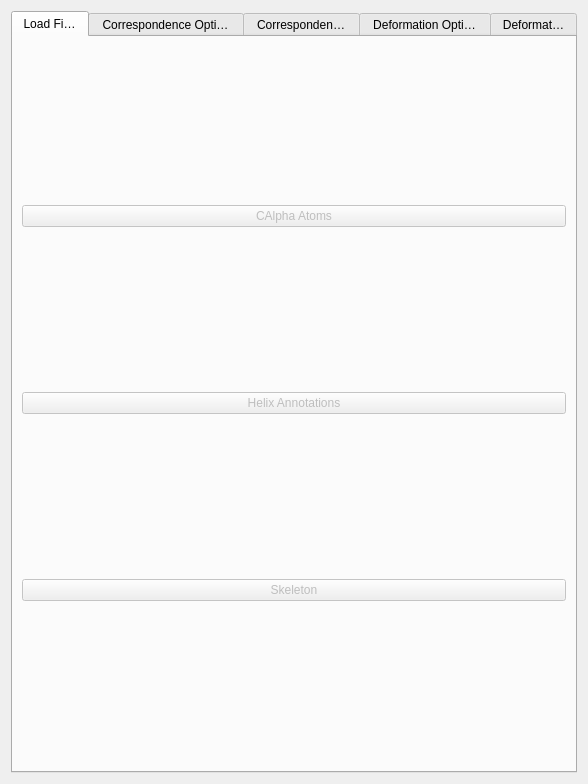
<?xml version="1.0" encoding="UTF-8"?>
<ui version="4.0">
 <class>DialogCAlphaFlexibleFitting</class>
 <widget class="QDialog" name="DialogCAlphaFlexibleFitting">
  <property name="geometry">
   <rect>
    <x>0</x>
    <y>0</y>
    <width>588</width>
    <height>784</height>
   </rect>
  </property>
  <property name="windowTitle">
   <string>Dialog</string>
  </property>
  <layout class="QVBoxLayout" name="verticalLayout">
   <item>
    <widget class="QTabWidget" name="tabWidget">
     <property name="tabPosition">
      <enum>QTabWidget::North</enum>
     </property>
     <property name="currentIndex">
      <number>0</number>
     </property>
     <property name="elideMode">
      <enum>Qt::ElideRight</enum>
     </property>
     <widget class="QWidget" name="tabLoadFiles">
      <property name="enabled">
       <bool>false</bool>
      </property>
      <attribute name="title">
       <string>Load Files</string>
      </attribute>
      <layout class="QVBoxLayout" name="verticalLayout_2">
       <item>
        <widget class="QPushButton" name="pushButtonLoadFilesCAlphaAtoms">
         <property name="text">
          <string>CAlpha Atoms</string>
         </property>
        </widget>
       </item>
       <item>
        <widget class="QPushButton" name="pushButtonLoadFilesHelixAnnotations">
         <property name="text">
          <string>Helix Annotations</string>
         </property>
        </widget>
       </item>
       <item>
        <widget class="QPushButton" name="pushButtonLoadFilesSkeleton">
         <property name="text">
          <string>Skeleton</string>
         </property>
        </widget>
       </item>
      </layout>
     </widget>
     <widget class="QWidget" name="tabCorrespondenceOptions">
      <property name="enabled">
       <bool>false</bool>
      </property>
      <attribute name="title">
       <string>Correspondence Options</string>
      </attribute>
      <layout class="QVBoxLayout" name="verticalLayout_3">
       <item>
        <layout class="QFormLayout" name="formLayoutCorrespondenceOptions">
         <property name="labelAlignment">
          <set>Qt::AlignRight|Qt::AlignTrailing|Qt::AlignVCenter</set>
         </property>
         <property name="formAlignment">
          <set>Qt::AlignCenter</set>
         </property>
         <item row="1" column="0">
          <widget class="QLabel" name="labelMaximumAlignments">
           <property name="text">
            <string>Maximum Alignments</string>
           </property>
          </widget>
         </item>
         <item row="1" column="1">
          <widget class="QSpinBox" name="spinBoxMaximumAlignments">
           <property name="minimum">
            <number>1</number>
           </property>
           <property name="maximum">
            <number>100</number>
           </property>
           <property name="value">
            <number>5</number>
           </property>
          </widget>
         </item>
         <item row="3" column="0">
          <widget class="QLabel" name="labelHelixCentroidDifference">
           <property name="text">
            <string>Helix Centroid Difference</string>
           </property>
          </widget>
         </item>
         <item row="2" column="0">
          <widget class="QLabel" name="labelHelixLengthDifference">
           <property name="text">
            <string>Helix Length Difference</string>
           </property>
          </widget>
         </item>
         <item row="2" column="1">
          <widget class="QSpinBox" name="spinBoxHelixLengthDifference">
           <property name="suffix">
            <string> Å</string>
           </property>
           <property name="maximum">
            <number>50</number>
           </property>
           <property name="value">
            <number>5</number>
           </property>
          </widget>
         </item>
         <item row="3" column="1">
          <widget class="QSpinBox" name="spinBoxHelixCentroidDifference">
           <property name="suffix">
            <string> Å</string>
           </property>
           <property name="maximum">
            <number>50</number>
           </property>
           <property name="value">
            <number>5</number>
           </property>
          </widget>
         </item>
         <item row="4" column="0">
          <widget class="QLabel" name="labelJoinAngleDifference">
           <property name="text">
            <string>Joint Angle Difference</string>
           </property>
          </widget>
         </item>
         <item row="4" column="1">
          <widget class="QSpinBox" name="spinBoxJointAngleDifference">
           <property name="suffix">
            <string>°</string>
           </property>
           <property name="maximum">
            <number>180</number>
           </property>
           <property name="value">
            <number>30</number>
           </property>
          </widget>
         </item>
         <item row="5" column="0">
          <widget class="QLabel" name="labelDihedralAngleDifference">
           <property name="text">
            <string>Dihedral Angle Difference</string>
           </property>
          </widget>
         </item>
         <item row="5" column="1">
          <widget class="QSpinBox" name="spinBoxDihedralAngleDifference">
           <property name="suffix">
            <string>°</string>
           </property>
           <property name="maximum">
            <number>180</number>
           </property>
           <property name="value">
            <number>30</number>
           </property>
          </widget>
         </item>
        </layout>
       </item>
       <item>
        <layout class="QHBoxLayout" name="horizontalLayoutCorrespondenceOptions">
         <item>
          <widget class="QPushButton" name="pushButtonCorrespondenceOptionsCalculate">
           <property name="text">
            <string>Calculate</string>
           </property>
          </widget>
         </item>
        </layout>
       </item>
      </layout>
     </widget>
     <widget class="QWidget" name="tabCorrespondences">
      <property name="enabled">
       <bool>false</bool>
      </property>
      <attribute name="title">
       <string>Correspondences</string>
      </attribute>
      <layout class="QVBoxLayout" name="verticalLayout_4">
       <item>
        <layout class="QFormLayout" name="formLayoutCorrespodences">
         <property name="formAlignment">
          <set>Qt::AlignCenter</set>
         </property>
         <item row="0" column="1">
          <widget class="QComboBox" name="comboBoxAlignment"/>
         </item>
         <item row="0" column="0">
          <widget class="QLabel" name="labelAlignment">
           <property name="text">
            <string>Alignment</string>
           </property>
          </widget>
         </item>
        </layout>
       </item>
       <item>
        <widget class="QTableWidget" name="tableWidgetCorrespondences">
         <property name="layoutDirection">
          <enum>Qt::LeftToRight</enum>
         </property>
         <property name="verticalScrollBarPolicy">
          <enum>Qt::ScrollBarAlwaysOn</enum>
         </property>
         <property name="editTriggers">
          <set>QAbstractItemView::NoEditTriggers</set>
         </property>
         <attribute name="horizontalHeaderCascadingSectionResizes">
          <bool>true</bool>
         </attribute>
         <attribute name="horizontalHeaderStretchLastSection">
          <bool>true</bool>
         </attribute>
         <attribute name="verticalHeaderDefaultSectionSize">
          <number>20</number>
         </attribute>
         <attribute name="verticalHeaderMinimumSectionSize">
          <number>20</number>
         </attribute>
         <attribute name="verticalHeaderStretchLastSection">
          <bool>false</bool>
         </attribute>
         <column>
          <property name="text">
           <string>Cluster</string>
          </property>
          <property name="textAlignment">
           <set>AlignHCenter|AlignVCenter|AlignCenter</set>
          </property>
         </column>
         <column>
          <property name="text">
           <string>CAlpha Helix #</string>
          </property>
          <property name="textAlignment">
           <set>AlignHCenter|AlignVCenter|AlignCenter</set>
          </property>
         </column>
         <column>
          <property name="text">
           <string>Volume Helix #</string>
          </property>
          <property name="textAlignment">
           <set>AlignHCenter|AlignVCenter|AlignCenter</set>
          </property>
         </column>
         <column>
          <property name="text">
           <string>Direction</string>
          </property>
          <property name="textAlignment">
           <set>AlignHCenter|AlignVCenter|AlignCenter</set>
          </property>
         </column>
        </widget>
       </item>
       <item>
        <widget class="Line" name="lineAlignToCluster">
         <property name="orientation">
          <enum>Qt::Horizontal</enum>
         </property>
        </widget>
       </item>
       <item>
        <widget class="QGroupBox" name="formAlignToCluster">
         <property name="title">
          <string>Align to Cluster</string>
         </property>
         <layout class="QFormLayout" name="formLayout_5">
          <property name="fieldGrowthPolicy">
           <enum>QFormLayout::FieldsStayAtSizeHint</enum>
          </property>
          <item row="0" column="0">
           <widget class="QLabel" name="labelCluster">
            <property name="text">
             <string>Cluster</string>
            </property>
           </widget>
          </item>
          <item row="0" column="1">
           <widget class="QComboBox" name="comboBoxCluster"/>
          </item>
          <item row="1" column="1">
           <widget class="QPushButton" name="pushButtonCorrespondencesAlignToCluster">
            <property name="text">
             <string>Align</string>
            </property>
            <property name="checkable">
             <bool>true</bool>
            </property>
           </widget>
          </item>
         </layout>
        </widget>
       </item>
       <item>
        <widget class="Line" name="lineMergeClusters">
         <property name="orientation">
          <enum>Qt::Horizontal</enum>
         </property>
        </widget>
       </item>
       <item>
        <widget class="QGroupBox" name="formMergeClusters">
         <property name="title">
          <string>Merge Clusters</string>
         </property>
         <layout class="QFormLayout" name="formLayout">
          <property name="fieldGrowthPolicy">
           <enum>QFormLayout::FieldsStayAtSizeHint</enum>
          </property>
          <property name="formAlignment">
           <set>Qt::AlignCenter</set>
          </property>
          <item row="1" column="0">
           <widget class="QLabel" name="labelFirstCluster">
            <property name="text">
             <string>First Cluster</string>
            </property>
           </widget>
          </item>
          <item row="1" column="1">
           <widget class="QComboBox" name="comboBoxFirstCluster"/>
          </item>
          <item row="2" column="0">
           <widget class="QLabel" name="labelSecondCluster">
            <property name="text">
             <string>Second Cluster</string>
            </property>
           </widget>
          </item>
          <item row="2" column="1">
           <widget class="QComboBox" name="comboBoxSecondCluster"/>
          </item>
          <item row="3" column="1">
           <widget class="QPushButton" name="pushButtonCorrespondencesMerge">
            <property name="text">
             <string>Merge</string>
            </property>
           </widget>
          </item>
         </layout>
        </widget>
       </item>
       <item>
        <widget class="Line" name="lineManualCorrespondence">
         <property name="orientation">
          <enum>Qt::Horizontal</enum>
         </property>
        </widget>
       </item>
       <item>
        <widget class="QGroupBox" name="formManualCorresponence">
         <property name="title">
          <string>Manual Correspondence</string>
         </property>
         <layout class="QVBoxLayout" name="verticalLayoutCorrespondences">
          <item>
           <widget class="QLabel" name="labelMatch">
            <property name="text">
             <string>Correspond currently selected CAlpha and Volume helices to create a new cluster.</string>
            </property>
            <property name="wordWrap">
             <bool>true</bool>
            </property>
           </widget>
          </item>
          <item>
           <widget class="QPushButton" name="pushButtonCorrespondencesManualCorrespondence">
            <property name="text">
             <string>Correspond</string>
            </property>
           </widget>
          </item>
         </layout>
        </widget>
       </item>
       <item>
        <widget class="Line" name="lineFlipCorrespondenceDirection">
         <property name="orientation">
          <enum>Qt::Horizontal</enum>
         </property>
        </widget>
       </item>
       <item>
        <widget class="QGroupBox" name="formFlipCorrespondenceDirection">
         <property name="title">
          <string>Flip Corresponence Direction</string>
         </property>
         <layout class="QFormLayout" name="formLayout_6">
          <property name="fieldGrowthPolicy">
           <enum>QFormLayout::FieldsStayAtSizeHint</enum>
          </property>
          <item row="0" column="0" colspan="2">
           <widget class="QLabel" name="labelFlipCorrespondenceDirection">
            <property name="text">
             <string>Flip direction of currently selected Volume and CAlpha helix correspondence.</string>
            </property>
           </widget>
          </item>
          <item row="1" column="0" colspan="2">
           <widget class="QPushButton" name="pushButtonCorrespondencesFlipCorrespondence">
            <property name="text">
             <string>Flip</string>
            </property>
           </widget>
          </item>
         </layout>
        </widget>
       </item>
       <item>
        <widget class="Line" name="linePreviewCorrespondences">
         <property name="orientation">
          <enum>Qt::Horizontal</enum>
         </property>
        </widget>
       </item>
       <item>
        <widget class="QLabel" name="labelConfirmCorrespondences">
         <property name="text">
          <string>Confirm Correspondences</string>
         </property>
        </widget>
       </item>
       <item>
        <layout class="QHBoxLayout" name="horizontalLayoutCorrespondenceConfirmation">
         <item>
          <widget class="QPushButton" name="pushButtonCorrespondencesPreview">
           <property name="text">
            <string>Preview</string>
           </property>
           <property name="checkable">
            <bool>true</bool>
           </property>
           <property name="default">
            <bool>false</bool>
           </property>
           <property name="flat">
            <bool>false</bool>
           </property>
          </widget>
         </item>
         <item>
          <widget class="QPushButton" name="pushButtonCorrespondencesReject">
           <property name="text">
            <string>Reject</string>
           </property>
          </widget>
         </item>
         <item>
          <widget class="QPushButton" name="pushButtonCorrespondencesAccept">
           <property name="text">
            <string>Accept</string>
           </property>
          </widget>
         </item>
        </layout>
       </item>
      </layout>
     </widget>
     <widget class="QWidget" name="tabDeformationOptions">
      <property name="enabled">
       <bool>false</bool>
      </property>
      <attribute name="title">
       <string>Deformation Options</string>
      </attribute>
      <layout class="QVBoxLayout" name="verticalLayout_5">
       <item>
        <widget class="QGroupBox" name="groupBoxRigidFitting">
         <property name="sizePolicy">
          <sizepolicy hsizetype="Preferred" vsizetype="Preferred">
           <horstretch>0</horstretch>
           <verstretch>0</verstretch>
          </sizepolicy>
         </property>
         <property name="title">
          <string>Rigid Fitting</string>
         </property>
         <layout class="QGridLayout" name="gridLayout_2">
          <item row="2" column="0">
           <widget class="QPushButton" name="pushButtonDeformationRigidDeform">
            <property name="text">
             <string>Rigid Deform</string>
            </property>
           </widget>
          </item>
          <item row="0" column="0">
           <widget class="QGroupBox" name="groupBoxDeformationRigidGlobalOptions">
            <property name="title">
             <string>Global Options</string>
            </property>
            <layout class="QGridLayout" name="gridLayout_6">
             <item row="0" column="0">
              <layout class="QFormLayout" name="formLayoutDeformationRigidGlobalOptions">
               <property name="formAlignment">
                <set>Qt::AlignCenter</set>
               </property>
               <item row="0" column="0">
                <widget class="QLabel" name="labelDeformationRigidFittingMatch">
                 <property name="text">
                  <string>Match</string>
                 </property>
                </widget>
               </item>
               <item row="0" column="1">
                <widget class="QComboBox" name="comboBoxDeformationRigidFittingMethod">
                 <item>
                  <property name="text">
                   <string>Alignment</string>
                  </property>
                 </item>
                 <item>
                  <property name="text">
                   <string>Largest Cluster</string>
                  </property>
                 </item>
                 <item>
                  <property name="text">
                   <string>Principal Components</string>
                  </property>
                 </item>
                </widget>
               </item>
              </layout>
             </item>
            </layout>
           </widget>
          </item>
          <item row="1" column="0">
           <widget class="QGroupBox" name="groupBoxRigidDeformationPrincipalComponentMatching">
            <property name="title">
             <string>Principal Component Matching Options</string>
            </property>
            <layout class="QGridLayout" name="gridLayout_3">
             <item row="1" column="0">
              <layout class="QFormLayout" name="formLayoutRigidDeformationPrincipalComponentMatchingOptions">
               <property name="formAlignment">
                <set>Qt::AlignCenter</set>
               </property>
               <property name="rightMargin">
                <number>0</number>
               </property>
               <item row="0" column="0">
                <widget class="QLabel" name="labelDeformationRigidPrincipalComponentOrientation">
                 <property name="text">
                  <string>Orientation</string>
                 </property>
                 <property name="alignment">
                  <set>Qt::AlignRight|Qt::AlignTrailing|Qt::AlignVCenter</set>
                 </property>
                </widget>
               </item>
               <item row="0" column="1">
                <widget class="QComboBox" name="comboBoxRigidDeformationPrincipalComponentOrientation">
                 <property name="sizeAdjustPolicy">
                  <enum>QComboBox::AdjustToContents</enum>
                 </property>
                 <property name="minimumContentsLength">
                  <number>26</number>
                 </property>
                 <item>
                  <property name="text">
                   <string>Automatic</string>
                  </property>
                 </item>
                 <item>
                  <property name="text">
                   <string>1</string>
                  </property>
                 </item>
                 <item>
                  <property name="text">
                   <string>2</string>
                  </property>
                 </item>
                 <item>
                  <property name="text">
                   <string>3</string>
                  </property>
                 </item>
                 <item>
                  <property name="text">
                   <string>4</string>
                  </property>
                 </item>
                </widget>
               </item>
               <item row="1" column="0">
                <widget class="QLabel" name="labelDeformationPrincipalComponentTarget">
                 <property name="text">
                  <string>Target</string>
                 </property>
                </widget>
               </item>
               <item row="1" column="1">
                <widget class="QPushButton" name="pushButtonRigidDeformationPrincipalComponentTarget">
                 <property name="text">
                  <string>Load CAlpha Atoms</string>
                 </property>
                 <property name="checkable">
                  <bool>true</bool>
                 </property>
                </widget>
               </item>
              </layout>
             </item>
            </layout>
           </widget>
          </item>
         </layout>
        </widget>
       </item>
       <item>
        <widget class="Line" name="lineDeformation">
         <property name="orientation">
          <enum>Qt::Horizontal</enum>
         </property>
        </widget>
       </item>
       <item>
        <widget class="QGroupBox" name="groupBoxFlexibleFitting">
         <property name="title">
          <string>Flexible Fitting</string>
         </property>
         <layout class="QGridLayout" name="gridLayout">
          <item row="3" column="0">
           <widget class="QPushButton" name="pushButtonDeformationFlexibleDeform">
            <property name="text">
             <string>Flexible Deform</string>
            </property>
           </widget>
          </item>
          <item row="0" column="0">
           <widget class="QGroupBox" name="groupBoxFlexibleDeformationGlobalOptions">
            <property name="title">
             <string>Global Options</string>
            </property>
            <layout class="QFormLayout" name="formLayout_2">
             <item row="0" column="0">
              <widget class="QLabel" name="labelLaplacianNeighborhoodSize">
               <property name="text">
                <string>Laplacian Neighborhood Size</string>
               </property>
              </widget>
             </item>
             <item row="0" column="1">
              <widget class="QSpinBox" name="spinBoxLaplacianNeighborhoodSize">
               <property name="value">
                <number>10</number>
               </property>
              </widget>
             </item>
             <item row="1" column="0">
              <widget class="QLabel" name="labelTransformation">
               <property name="text">
                <string>Transformation Neighborhood Size</string>
               </property>
               <property name="textFormat">
                <enum>Qt::PlainText</enum>
               </property>
              </widget>
             </item>
             <item row="1" column="1">
              <widget class="QSpinBox" name="spinBoxTransformationNeighborhoodSize">
               <property name="value">
                <number>10</number>
               </property>
              </widget>
             </item>
            </layout>
           </widget>
          </item>
          <item row="1" column="0">
           <widget class="QGroupBox" name="groupBoxFlexibleDeformationCorrespondenceFitting">
            <property name="title">
             <string>Correspondence Fitting Options</string>
            </property>
            <layout class="QFormLayout" name="formLayout_3">
             <property name="formAlignment">
              <set>Qt::AlignCenter</set>
             </property>
             <item row="0" column="0">
              <widget class="QCheckBox" name="checkBoxRigidInitialization">
               <property name="text">
                <string>Rigid Initialization</string>
               </property>
               <property name="checked">
                <bool>true</bool>
               </property>
               <property name="tristate">
                <bool>false</bool>
               </property>
              </widget>
             </item>
            </layout>
           </widget>
          </item>
          <item row="2" column="0">
           <widget class="QGroupBox" name="groupBoxFlexibleDeformationSkeletonFitting">
            <property name="title">
             <string>Skeleton Fitting Options</string>
            </property>
            <layout class="QFormLayout" name="formLayout_4">
             <item row="0" column="0">
              <widget class="QLabel" name="labelSkeletonFittingIterations">
               <property name="text">
                <string>Fitting Iterations</string>
               </property>
              </widget>
             </item>
             <item row="0" column="1">
              <widget class="QSpinBox" name="spinBoxSkeletonFittingIterations">
               <property name="value">
                <number>5</number>
               </property>
              </widget>
             </item>
             <item row="1" column="0">
              <widget class="QLabel" name="labelDistanceTreshold">
               <property name="text">
                <string>Distance Threshold</string>
               </property>
              </widget>
             </item>
             <item row="1" column="1">
              <widget class="QSpinBox" name="spinBoxSkeletonFittingDistanceThreshold">
               <property name="suffix">
                <string> Å</string>
               </property>
               <property name="minimum">
                <number>0</number>
               </property>
               <property name="value">
                <number>10</number>
               </property>
              </widget>
             </item>
             <item row="2" column="0">
              <widget class="QLabel" name="labelSkeletonFittingWeight">
               <property name="text">
                <string>Fitting Weight</string>
               </property>
              </widget>
             </item>
             <item row="2" column="1">
              <widget class="QDoubleSpinBox" name="doubleSpinBoxSkeletonFittingWeight">
               <property name="correctionMode">
                <enum>QAbstractSpinBox::CorrectToPreviousValue</enum>
               </property>
               <property name="maximum">
                <double>1.000000000000000</double>
               </property>
               <property name="singleStep">
                <double>0.100000000000000</double>
               </property>
               <property name="value">
                <double>0.100000000000000</double>
               </property>
              </widget>
             </item>
             <item row="3" column="0">
              <widget class="QLabel" name="labelSkeletonDistortionWeight">
               <property name="text">
                <string>Distortion Weight</string>
               </property>
              </widget>
             </item>
             <item row="3" column="1">
              <widget class="QDoubleSpinBox" name="doubleSpinBoxSkeletonDistortionWeight">
               <property name="maximum">
                <double>1.000000000000000</double>
               </property>
               <property name="singleStep">
                <double>0.100000000000000</double>
               </property>
               <property name="value">
                <double>1.000000000000000</double>
               </property>
              </widget>
             </item>
            </layout>
           </widget>
          </item>
         </layout>
        </widget>
       </item>
      </layout>
     </widget>
     <widget class="QWidget" name="tabDeformation">
      <property name="enabled">
       <bool>false</bool>
      </property>
      <attribute name="title">
       <string>Deformation</string>
      </attribute>
      <layout class="QVBoxLayout" name="verticalLayout_6">
       <item>
        <spacer name="verticalSpacerConfirmDeformation1">
         <property name="orientation">
          <enum>Qt::Vertical</enum>
         </property>
         <property name="sizeHint" stdset="0">
          <size>
           <width>0</width>
           <height>0</height>
          </size>
         </property>
        </spacer>
       </item>
       <item>
        <widget class="QLabel" name="labelConfirmDeformation">
         <property name="text">
          <string>Confirm Deformation</string>
         </property>
        </widget>
       </item>
       <item>
        <layout class="QHBoxLayout" name="horizontalLayoutConfirmDeformation">
         <item>
          <widget class="QPushButton" name="pushButtonDeformationReject">
           <property name="text">
            <string>Reject</string>
           </property>
          </widget>
         </item>
         <item>
          <widget class="QPushButton" name="pushButtonDeformationAccept">
           <property name="text">
            <string>Accept</string>
           </property>
          </widget>
         </item>
        </layout>
       </item>
       <item>
        <spacer name="verticalSpacerConfirmDeformation2">
         <property name="orientation">
          <enum>Qt::Vertical</enum>
         </property>
         <property name="sizeHint" stdset="0">
          <size>
           <width>0</width>
           <height>0</height>
          </size>
         </property>
        </spacer>
       </item>
      </layout>
     </widget>
    </widget>
   </item>
  </layout>
 </widget>
 <resources/>
 <connections/>
</ui>
